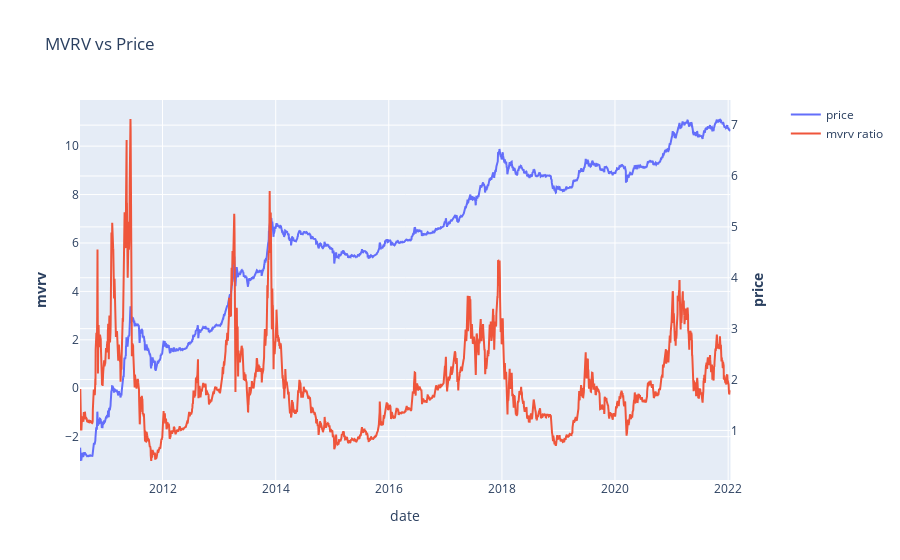

Notebook code for this chart:
### Code cell
# Create figure with secondary y-axis
fig = make_subplots(specs=[[{"secondary_y": True}]])

# Add traces
fig.add_trace(
    go.Scatter(x=data_df.index, y=np.log(data_df['market_price_usd_close']), name="price"),
    secondary_y=False,
)

fig.add_trace(
    go.Scatter(x=data_df.index, y=data_df['market_mvrv'], name="mvrv ratio"),
    secondary_y=True,
)

# Add figure title
fig.update_layout(
    title_text="MVRV vs Price"
)

# Set x-axis title
fig.update_xaxes(title_text="date")

# Set y-axes titles
fig.update_yaxes(title_text="<b>mvrv</b>", secondary_y=False)
fig.update_yaxes(title_text="<b>price</b>", secondary_y=True)

fig.show()

### Figure 1 — Plotly figure (JSON) as saved in the notebook; plotly's stock layout.template omitted (floating-point values rounded to 4 significant figures; data arrays with more than 128 entries replaced by an {"elided": "..."} marker saying what was removed)
{"data": [{"name": "price", "type": "scatter", "x": {"elided": "4202 str values"}, "xaxis": "x", "y": {"elided": "4202 float values"}, "yaxis": "y"}, {"name": "mvrv ratio", "type": "scatter", "x": {"elided": "4202 str values"}, "xaxis": "x", "y": {"elided": "4202 float values"}, "yaxis": "y2"}], "layout": {"title": {"text": "MVRV vs Price"}, "xaxis": {"anchor": "y", "domain": [0, 0.94], "title": {"text": "date"}}, "yaxis": {"anchor": "x", "domain": [0, 1], "title": {"text": "<b>mvrv</b>"}}, "yaxis2": {"anchor": "x", "overlaying": "y", "side": "right", "title": {"text": "<b>price</b>"}}}}
